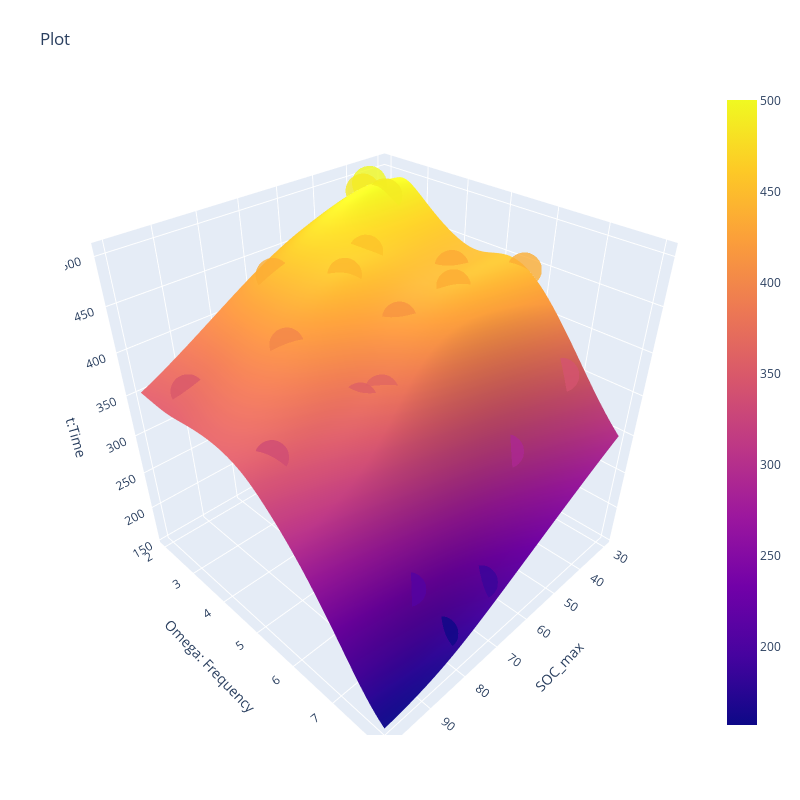

Source (notebook cell):
### Code cell
hps_bounds = np.array([[0.001,1000000], [0.001,1000], [0.001,10], [0.1,10], [0.1,10], [0, 2500], [0, 2500]])

hps = np.array([0.01, 0.01, 0.01 , 1, 1, 800 ,40])

create_and_train(xy_data, z_data, hps, hps_bounds, my_space, x_space, y_space)

### Figure 1 — Plotly figure (JSON) as saved in the notebook; plotly's stock layout.template omitted (floating-point values rounded to 4 significant figures; data arrays with more than 128 entries replaced by an {"elided": "..."} marker saying what was removed)
{"data": [{"type": "surface", "x": {"elided": "100x100 float values"}, "y": {"elided": "100x100 float values"}, "z": {"elided": "100x100 float values"}}, {"marker": {"color": [352.5, 461.4, 423.1, 191.5, 378.7, 501.9, 410.4, 491.7, 312.0, 444.1, 489.9, 218.3, 441.6, 365.2, 443.0, 235.9, 359.3, 373.5, 444.1, 453.3], "opacity": 0.8, "size": 12}, "mode": "markers", "type": "scatter3d", "x": [94.13, 53.58, 59.16, 81.3, 70.48, 40.2, 78.74, 39.23, 53.67, 30.87, 39.88, 69.95, 39.88, 94.7, 47.01, 83.59, 35.51, 74.23, 69.78, 61.94], "y": [4.999, 3.537, 4.841, 7.7, 5.389, 2.452, 3.86, 2.788, 6.987, 5.614, 2.241, 7.699, 4.562, 2.801, 5.133, 7.14, 6.921, 5.211, 2.599, 3.752], "z": [352.5, 461.4, 423.1, 191.5, 378.7, 501.9, 410.4, 491.7, 312.0, 444.1, 489.9, 218.3, 441.6, 365.2, 443.0, 235.9, 359.3, 373.5, 444.1, 453.3]}], "layout": {"autosize": true, "height": 800, "margin": {"b": 65, "l": 65, "r": 50, "t": 90}, "scene": {"xaxis": {"title": {"text": "SOC_max"}}, "yaxis": {"title": {"text": "Omega: Frequency"}}, "zaxis": {"title": {"text": "t:Time"}}}, "title": {"text": "Plot"}, "width": 800}}
